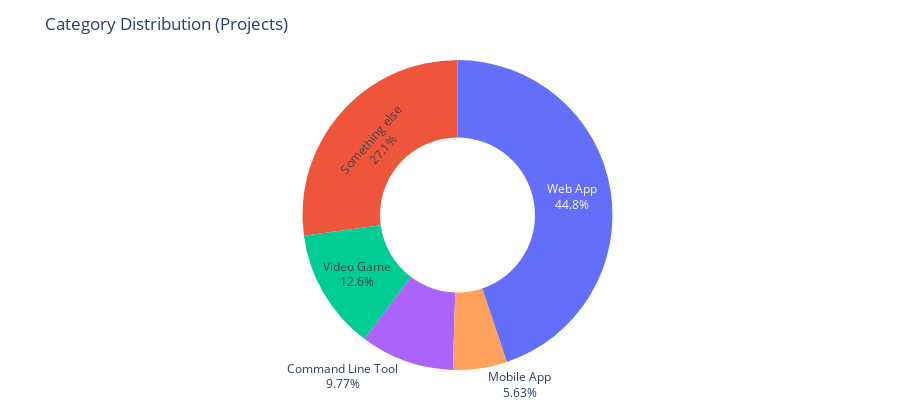

The notebook cell this image was saved under:
### Markdown cell above
## Category Distribution
Donut chart showing share of projects by category.

### Code cell
K = 12

if 'category' not in df.columns:
    print('No category column for distribution chart')
else:
    vc = (df['category'].astype(str)
                      .str.strip()
                      .replace({'': pd.NA, 'None': pd.NA, 'nan': pd.NA})
                      .dropna()
                      .value_counts())
    if len(vc) <= K:
        labels = vc.index.tolist()
        values = vc.values.tolist()
    else:
        top = vc.head(K)
        others = vc.iloc[K:].sum()
        labels = top.index.tolist() + ['Other']
        values = top.values.tolist() + [others]

    fig = go.Figure(go.Pie(labels=labels, values=values, hole=0.5,
                            textinfo='label+percent',
                            hovertemplate='%{label}: %{value} projects (%{percent})'))
    fig.update_layout(title_text='Category Distribution (Projects)',
                      height=max(DEFAULT_HEIGHT, 420), showlegend=False)
    fig.show()

    save_plotly(fig, name='project_category_distribution', description='Donut chart showing share of projects by category (top-k + Other)', friendly_name='Category Distribution (Projects)')

### Figure 1 — Plotly figure (JSON) as saved in the notebook; plotly's stock layout.template omitted (floating-point values rounded to 4 significant figures)
{"data": [{"hole": 0.5, "hovertemplate": "%{label}: %{value} projects (%{percent})", "labels": ["Web App", "Something else", "Video Game", "Command Line Tool", "Mobile App"], "textinfo": "label+percent", "type": "pie", "values": [2048, 1239, 577, 446, 257]}], "layout": {"height": 420, "showlegend": false, "title": {"text": "Category Distribution (Projects)"}}}
